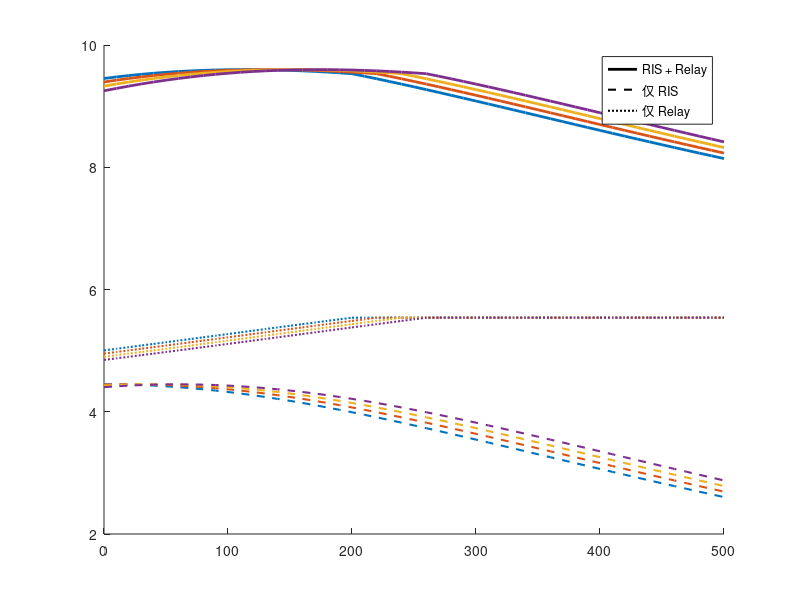

Write MATLAB code to recreate this figure. (Note: this script raises an error after producing the figure.)
%%%%%%%%%%%%%%%%%%%%%%%%%%%%%%%%%%%%%%%%%%%%%%%%%%%%%%%%%%%%%%%%%%%%%%%%%%%
% MATLAB 脚本：多车辆编队行驶模型 (综合对比图)
%
% 扩展自 专利 CN 114584587 B 模型
% 场景: 一个 K 辆车的编队沿 x 轴行驶
% 对比: 在一张图中显示 K 辆车在 3 种方案下的性能
%
%%%%%%%%%%%%%%%%%%%%%%%%%%%%%%%%%%%%%%%%%%%%%%%%%%%%%%%%%%%%%%%%%%%%%%%%%%%

clear; 
clc;
close all;

%% 1. 定义系统参数 (基于专利)
% -------------------------------------------------------------------------
N = 1000;         % RIS 反射单元数量 (N=1000)
eta = 1;          % RIS 反射幅度 (假设为1)

% 节点坐标 (基于 "数值结果与分析")
S_pos = [250, 833];  % 源 (S) 位置
I_pos = [0, 400];    % RIS (I) 位置
R_pos = [500, 400];  % 中继 (R) 位置

%% 2. 定义编队 (Platoon) 参数
% -------------------------------------------------------------------------
K = 4;            % 编队中的车辆数 (例如 4 辆)
d_platoon = 20;   % 车辆间距 (例如 20 米)

% 头车 (D_1) 沿x轴移动
x_U_lead = 0:10:500; % 头车位置 x_U [m]
num_positions = length(x_U_lead);

%% 3. 假设的信道参数
% -------------------------------------------------------------------------
rho_lin = 2.7e11;   % 假设：线性信噪比 (P/sigma^2)
alpha = 3.0;      % 假设：路径损耗指数 alpha

%% 4. 计算距离和信道增益
% -------------------------------------------------------------------------
% 计算固定距离和增益
d_SI = norm(S_pos - I_pos); % S -> I
d_SR = norm(S_pos - R_pos); % S -> R
E_beta_SI = d_SI ^ (-alpha);
E_beta_SR = d_SR ^ (-alpha);

% RIS 增益项 (常量)
ris_gain_term = (N * (16 + (N-1)*pi^2)) / 16;

% 初始化存储速率的矩阵 (行: 位置, 列: 车辆)
R_Relay_platoon = zeros(num_positions, K);
R_RIS_platoon   = zeros(num_positions, K);
R_Total_platoon = zeros(num_positions, K);

%% 5. 循环计算每辆车的速率
% -------------------------------------------------------------------------
for i = 1:num_positions  % 遍历头车的每个位置
    
    for k = 1:K  % 遍历编队中的每辆车
        
        % 5.1. 计算第k辆车的当前x坐标
        D_k_x_pos = x_U_lead(i) - (k-1) * d_platoon;
        D_k_y_pos = 0; % 假设都在x轴上行驶
        D_k_pos = [D_k_x_pos, D_k_y_pos];
        
        % 5.2. 计算第k辆车的距离
        d_ID_k = norm(I_pos - D_k_pos); % I -> D_k
        d_RD_k = norm(R_pos - D_k_pos); % R -> D_k
        
        % 5.3. 计算第k辆车的路径增益
        E_beta_ID_k = d_ID_k ^ (-alpha);
        E_beta_RD_k = d_RD_k ^ (-alpha);
        
        % 5.4. 计算第k辆车的速率
        
        % 场景 1: "仅中继" 速率
        min_Relay_Path_Gain_k = min(E_beta_SR, E_beta_RD_k);
        R_Relay_platoon(i, k) = 0.5 * log2(1 + rho_lin * min_Relay_Path_Gain_k);

        % 场景 2: "仅RIS" 速率
        E_gamma_RIS_k = rho_lin * (eta^2) * E_beta_SI * E_beta_ID_k * ris_gain_term;
        R_RIS_platoon(i, k) = log2(1 + E_gamma_RIS_k);

        % 场景 3: "RIS + 中继" 速率
        R_Total_platoon(i, k) = R_Relay_platoon(i, k) + R_RIS_platoon(i, k);
    end
end

%% 6. 绘图 (综合对比图)
% -------------------------------------------------------------------------
figure;
hold on;

% 设置颜色顺序，确保 K 辆车颜色循环
colors = get(gca, 'ColorOrder'); 

% 绘制 K 辆车, 3 种方案
for k = 1:K
    % 获取当前车辆的颜色
    current_color = colors(mod(k-1, size(colors, 1)) + 1, :);
    
    % 方案 1: RIS + Relay (实线)
    plot(x_U_lead, R_Total_platoon(:, k), ...
         'LineStyle', '-', 'LineWidth', 2, 'Color', current_color);
         
    % 方案 2: 仅 RIS (虚线)
    plot(x_U_lead, R_RIS_platoon(:, k), ...
         'LineStyle', '--', 'LineWidth', 1.5, 'Color', current_color);
         
    % 方案 3: 仅 Relay (点线)
    plot(x_U_lead, R_Relay_platoon(:, k), ...
         'LineStyle', ':', 'LineWidth', 1.5, 'Color', current_color);
end

% --- 添加图例 ---
% 创建虚拟线条来表示线型
h = zeros(3, 1);
h(1) = plot(NaN,NaN,'-k', 'LineWidth', 2); % 黑色实线
h(2) = plot(NaN,NaN,'--k', 'LineWidth', 1.5); % 黑色虚线
h(3) = plot(NaN,NaN,':k', 'LineWidth', 1.5); % 黑色点线
legend(h, 'RIS + Relay', '仅 RIS', '仅 Relay', 'Location', 'best');

% --- 添加车辆图例 (在图的右侧) ---
% 这比较复杂，一个更简单的方法是为车辆添加文本
% 在图的末尾为每种颜色添加标签
y_pos_legend = linspace(max(R_Total_platoon, [], 'all')*0.9, ...
                        max(R_Total_platoon, [], 'all')*0.7, K);
for k = 1:K
    current_color = colors(mod(k-1, size(colors, 1)) + 1, :);
    if k == 1
        label = '车辆 1 (头车)';
    else
        label = sprintf('车辆 %d', k);
    end
    text(x_U_lead(end), y_pos_legend(k), label, ...
         'Color', current_color, 'FontWeight', 'bold', 'HorizontalAlignment', 'right');
end


title(sprintf('编队性能综合对比 (K=%d 辆, 间距=%.0fm)', K, d_platoon));
xlabel('头车位置 x_U [m]');
ylabel('各车速率 [bits/s/Hz]');
grid on;
xlim([x_U_lead(1) x_U_lead(end)]);
ylim_max = max(R_Total_platoon, [], 'all') * 1.1;
ylim([0, ylim_max]);
hold off;
